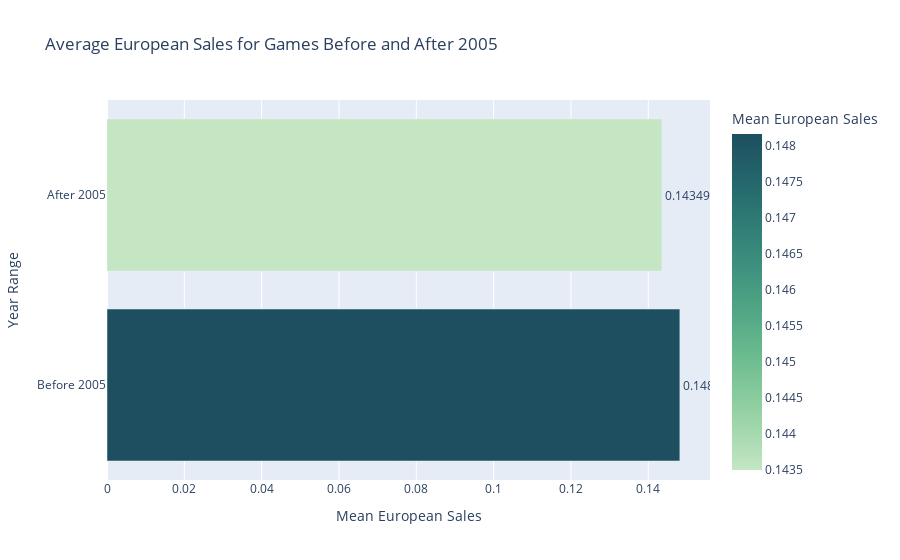

The cell this chart's notebook holds for it:
### Markdown cell above
>## Do older games (2005 and earlier) have a higher MEAN “eu_sales” than newer games (after 2005)?  


* To answer this question, I created a Horizontal Bar chart using Plotly Express to show the average European sales for games before and after 2005.

* 1- Plotly Express offers a simple and expressive way to create interactive visualizations. I chose the "px.bar()" method. To create a horizontal bar chart, as it is effective for comparing values between two categories.

* The data was prepared in a dataframe using pandas, where I averaged European sales for the games before and after 2005 and organized them into a dataframe called Sales_data.

* 2- To plot the graph, I used a horizontal bar chart, which is suitable for comparing values between 2 categories, in this case, game sales before and after 2005.

* I chose a divergent "blugrn" color palette, which helps highlight the differences between the sales averages before and after 2005, with shades of blue for smaller values and shades of green for larger values.

* 3- I have added a descriptive title to the Chart to provide context on the data presented.

* I've added clear labels for the X and Y axes to indicate what each axis represents.

* I chose a divergent "blugrn" color palette, to highlight the difference between the values of the European sales averages before and after 2005.

* I've added text labels to display the average sales values in each bar, making it easier to understand the differences between the groups.

### Code cell
import plotly_express as px
old_games=data[data["Year_of_Release"] <=2005]
new_games=data[data["Year_of_Release"]>2005]

mean_eu_sales_old=old_games[ 'EU_Sales'].mean()
mean_eu_sales_new=new_games['EU_Sales'].mean()

sales_data= pd.DataFrame({
    'Year Range': ['Before 2005', 'After 2005'],
    'Mean EU Sales': [mean_eu_sales_old,mean_eu_sales_new]
}) 

fig = px.bar(sales_data,
             y='Year Range',
             x= 'Mean EU Sales', 
             text= 'Mean EU Sales',
             orientation='h',
             title='Average European Sales for Games Before and After 2005', 
             labels={'Year Range': 'Year Range', 'Mean EU Sales': 'Mean European Sales'}, 
             color='Mean EU Sales', 
             color_continuous_scale='blugrn') 
fig.update_traces(texttemplate='%{text:2f}', textposition= 'outside') 
fig.show()

### Figure 1 — Plotly figure (JSON) as saved in the notebook; plotly's stock layout.template omitted (floating-point values rounded to 4 significant figures)
{"data": [{"alignmentgroup": "True", "hovertemplate": "Mean European Sales=%{marker.color}<br>Year Range=%{y}<extra></extra>", "legendgroup": "", "marker": {"color": [0.1482, 0.1435], "coloraxis": "coloraxis", "pattern": {"shape": ""}}, "name": "", "offsetgroup": "", "orientation": "h", "showlegend": false, "text": [0.1482, 0.1435], "textposition": "outside", "texttemplate": "%{text:2f}", "type": "bar", "x": [0.1482, 0.1435], "xaxis": "x", "y": ["Before 2005", "After 2005"], "yaxis": "y"}], "layout": {"autosize": true, "barmode": "relative", "coloraxis": {"colorbar": {"title": {"text": "Mean European Sales"}}, "colorscale": [[0, "rgb(196, 230, 195)"], [0.1667, "rgb(150, 210, 164)"], [0.3333, "rgb(109, 188, 144)"], [0.5, "rgb(77, 162, 132)"], [0.6667, "rgb(54, 135, 122)"], [0.8333, "rgb(38, 107, 110)"], [1, "rgb(29, 79, 96)"]]}, "legend": {"tracegroupgap": 0}, "title": {"text": "Average European Sales for Games Before and After 2005"}, "xaxis": {"anchor": "y", "autorange": true, "domain": [0, 1], "range": [0, 0.156], "title": {"text": "Mean European Sales"}, "type": "linear"}, "yaxis": {"anchor": "x", "autorange": true, "domain": [0, 1], "range": [-0.5, 1.5], "title": {"text": "Year Range"}, "type": "category"}}}
